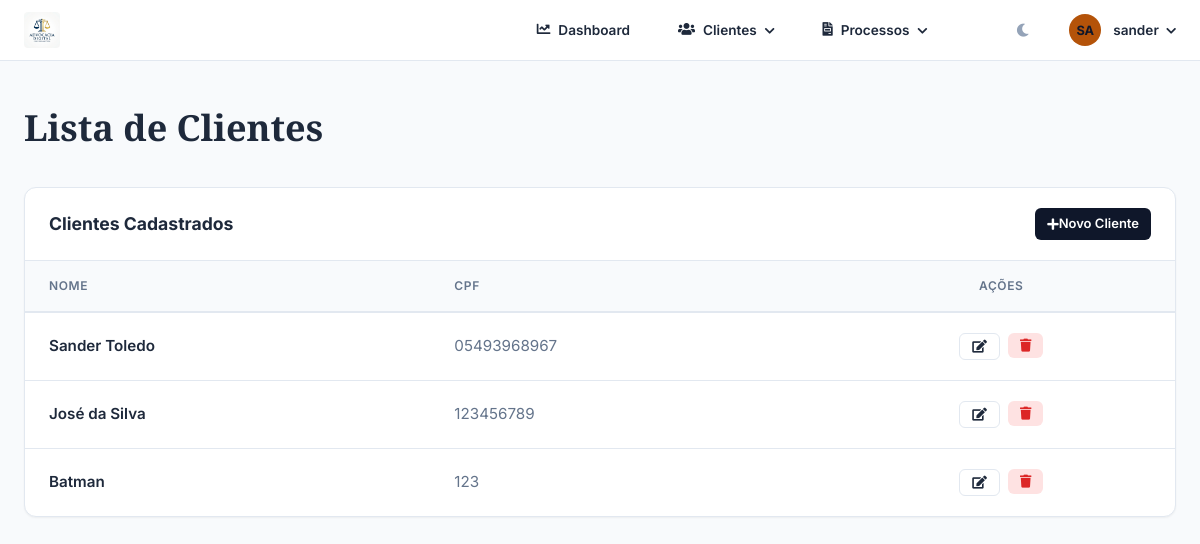
/listacliente/ (signed in), run on the app's committed database.
### clientes/models.py (models this page shows, shortened)
class Cliente(models.Model):
    ESTADO_CIVIL = (
        ("S", "Solteiro"),
        ("C", "Casado"),
        ("D", "Divorciado"),
        ("U", "União Estavel"),
        ("V", "Viuvo(a)"),
    )
    UF = (
        ("AC", "Acre"), ("AL", "Alagoas"),
        ("AP", "Amapá"), ("AM", "Amazonas"),
        ("BA", "Bahia"), ("CE", "Ceará"),
        ("DF", "Distrito Federal"), ("ES", "Espírito Santo"),
        ("GO", "Goiás"), ("MA", "Maranhão"),
        ("MT", "Mato Grosso"), ("MS", "Mato Grosso do Sul"),
        ("MG", "Minas Gerais"), ("PA", "Pará"),
        ("PB", "Paraíba"), ("PR", "Paraná"),
        ("PE", "Pernanbuco"), ("PI", "Piauí"),
        ("RJ", "Rio de Janeiro"), ("RN", "Rio Grande do Norte"),
        ("RS", "Rio Grande do Sul"), ("RO", "Rondônia"),
        ("RR", "Roraima"), ("SC", "Santa Catarina"),
        ("SP", "São Paulo"), ("SE", "Sergipe"), ("TO", "Tocantins"),
    )
    usuario = models.OneToOneField("auth.User", on_delete=models.SET_NULL, null=True, blank=True, related_name='cliente_perfil')
    nome_cliente = models.CharField(max_length=100)
    cpf = models.CharField(max_length=14)
    rg = models.CharField(max_length=8)
    estado_civil = models.CharField(max_length=1, choices=ESTADO_CIVIL)
    data_nascimento = models.DateField()
    endereco = models.CharField(max_length=100)
    nro_endereco = models.IntegerField(null=True, blank=True)
    bairro = models.CharField(max_length=45)
    cidade = models.CharField(max_length=15)
    estado = models.CharField(max_length=2, choices=UF)
    cep = models.CharField(max_length=8)
    email = models.EmailField(max_length=254)
    telefone = models.CharField(max_length=11)

### clientes/views.py (the view)
# urls.py: path("listacliente/", views.listagemCliente, name="listacliente"),
@login_required
def listagemCliente(request):
    clientes = []
    form = BuscaClienteForm()
    if request.method == "POST":
        resultado = BuscaClienteForm(request.POST)
        if resultado.is_valid():
            nome = resultado.cleaned_data["nome_cliente"]
            cpf = resultado.cleaned_data["cpf"]
            clientes = Cliente.objects.filter(nome_cliente=nome)
    else:
        clientes = Cliente.objects.all()
    contexto = {"clientes": clientes, "form": form}
    return render(request, "clientes/listaClientes.html", contexto)

### clientes/templates/clientes/listaClientes.html (shortened to what this page needs)
{% extends "clientes/base.html" %}
{% block titulo %}Lista de Clientes{% endblock %}
{% block conteudo %}
<div class="adv-card">
    <div class="card-header">
        <h5>Clientes Cadastrados</h5>
        <a href="{% url 'clientes:cliente' %}" class="adv-btn btn-primary btn-sm">
            <i class="fas fa-plus mr-1"></i> Novo Cliente
        </a>
    </div>
    <div class="adv-table-wrapper">
        <table class="adv-table">
            <thead>
                <tr>
                    <th>Nome</th>
                    <th>CPF</th>
                    <th class="text-center">Ações</th>
                </tr>
            </thead>
            <tbody>
                {% for cliente in clientes %}
                <tr>
                    <td style="font-weight: 600;">{{ cliente.nome_cliente }}</td>
                    <td style="color: var(--text-muted);">{{ cliente.cpf }}</td>
                    <td class="text-center" style="display: flex; gap: 0.5rem; justify-content: center;">
                        <a href="{% url 'clientes:atualizar_cliente' cliente.id %}" class="adv-btn btn-outline btn-sm" title="Editar">
                            <i class="fas fa-edit"></i>
                        </a>
                        <form action="{% url 'clientes:excluir_cliente' cliente.id %}" method="post" onsubmit="return confirm('Tem certeza?');">
                            <button type="submit" class="adv-btn btn-danger btn-sm" title="Excluir">
                                <i class="fas fa-trash"></i>
                            </button>
                        </form>
                    </td>
                </tr>
                {% empty %}
                <tr>
                    <td colspan="3" class="text-center py-5 text-muted">Nenhum cliente cadastrado.</td>
                </tr>
                {% endfor %}
            </tbody>
        </table>
    </div>
</div>
{% endblock %}

### clientes/templates/clientes/base.html (shortened to what this page needs)
<!DOCTYPE html>
{% load static %}
<html lang="pt_br">
<head>
    <link rel="stylesheet" href="https://use.fontawesome.com/releases/v5.8.2/css/all.css" />
    <link href="{% static 'css/advocacia.css' %}" rel="stylesheet" />
</head>
<body>
    <header class="adv-navbar">
        <div class="adv-container nav-content">
            <a class="nav-brand" href="{% url 'clientes:index'%}">
                <img src="{% static 'img/logo_light.png' %}" alt="logo" class="nav-logo logo-light">
            </a>
            <nav class="nav-links">
                {% if user.perfil.role != 'CLIENTE' %}
                <a class="nav-link" href="{% url 'clientes:index' %}">
                    <i class="fas fa-chart-line"></i> Dashboard
                </a>
                <div class="nav-dropdown">
                    <span class="nav-link">
                        <i class="fas fa-users"></i> Clientes <i class="fas fa-chevron-down ml-1" style="font-size: 0.7rem"></i>
                    </span>
                </div>
                <div class="nav-dropdown">
                    <span class="nav-link">
                        <i class="fas fa-file-invoice"></i> Processos <i class="fas fa-chevron-down ml-1" style="font-size: 0.7rem"></i>
                    </span>
                </div>
                {% else %}
                <a class="nav-link" href="{% url 'processos:listaprocessos' %}">
                    <i class="fas fa-folder-open"></i> Meus Processos
                </a>
                {% endif %}
                <div class="nav-user nav-dropdown">
                    <button id="theme-toggle" class="adv-btn btn-outline btn-sm" style="margin-right: 1rem; border: none; color: var(--accent);">
                        <i class="fas fa-moon"></i>
                    </button>
                    <div class="user-avatar">{{ user.username|slice:":2"|upper }}</div>
                    <span style="font-size: 0.85rem; font-weight: 600; color: var(--text-navbar);">{{ user.username }} <i class="fas fa-chevron-down" style="font-size: 0.7rem; margin-left: 0.25rem;"></i></span>
                </div>
            </nav>
        </div>
    </header>
    <main class="adv-container">
        <header class="page-header">
            <h1 class="page-title">{% block titulo %}Dashboard{% endblock titulo %}</h1>
        </header>
        <section class="main-content">
            {% block conteudo %} {% endblock conteudo %}
        </section>
    </main>
</body>
</html>

### sistema_advocacia/static/css/advocacia.css (style rules this page uses)
:root { --primary: #0f172a; --primary-light: #1e293b; --accent: #94a3b8; --gold: #b45309; --gold-light: #fef3c7; --success: #059669; --success-light: #d1fae5; --warning: #d97706; --warning-light: #fef3c7; --danger: #dc2626; --danger-light: #fee2e2; --text-main: #1e293b; --text-muted: #64748b; --bg-app: #f8fafc; --bg-card: #ffffff; --border-color: #e2e8f0; --radius-sm: 6px; --radius-md: 12px; --radius-lg: 16px; --shadow-sm: 0 1px 2px 0 rgb(0 0 0 / 0.05); --shadow-md: 0 4px 6px -1px rgb(0 0 0 / 0.1), 0 2px 4px -2px rgb(0 0 0 / 0.1); --shadow-lg: 0 10px 15px -3px rgb(0 0 0 / 0.1), 0 4px 6px -4px rgb(0 0 0 / 0.1); --bg-navbar: rgba(255, 255, 255, 0.95); --text-navbar: #1e293b; --bg-nav-hover: rgba(15, 23, 42, 0.05); --text-nav-active: #0f172a; --font-sans: 'Inter', system-ui, -apple-system, sans-serif; --font-serif: 'Playfair Display', serif; }
* { margin: 0; padding: 0; box-sizing: border-box; }
body { background-color: var(--bg-app); color: var(--text-main); font-family: var(--font-sans); line-height: 1.5; -webkit-font-smoothing: antialiased; }
a { text-decoration: none; color: inherit; transition: all 0.2s ease; }
.adv-container { max-width: 1200px; margin: 0 auto; padding: 0 1.5rem; }
.adv-navbar { background-color: var(--bg-navbar); backdrop-filter: blur(10px); border-bottom: 1px solid var(--border-color); position: sticky; top: 0; z-index: 1000; padding: 0.75rem 0; color: var(--text-navbar); }
.nav-content { display: flex; justify-content: space-between; align-items: center; }
.nav-brand { display: flex; align-items: center; font-family: var(--font-serif); font-size: 1.4rem; font-weight: 700; letter-spacing: -0.02em; color: white; }
.nav-brand img { height: 36px; margin-right: 0.75rem; border-radius: 4px; transition: transform 0.3s ease; }
.nav-links { display: flex; gap: 1.5rem; align-items: center; }
.nav-link { font-size: 0.85rem; font-weight: 600; color: var(--text-navbar); padding: 0.5rem 0.75rem; border-radius: var(--radius-sm); display: flex; align-items: center; gap: 0.5rem; position: relative; transition: all 0.2s ease; cursor: pointer; text-decoration: none; }
.nav-dropdown { position: relative; padding-bottom: 0.5rem; margin-bottom: -0.5rem; }
.nav-user { margin-left: 1rem; padding-left: 1.5rem; border-left: 1px solid rgba(255, 255, 255, 0.1); display: flex; align-items: center; gap: 0.75rem; }
.user-avatar { width: 32px; height: 32px; background: var(--gold); color: #0f172a; border-radius: 50%; display: flex; align-items: center; justify-content: center; font-weight: 700; font-size: 0.8rem; }
.adv-card { background: var(--bg-card); border-radius: var(--radius-md); box-shadow: var(--shadow-sm); border: 1px solid var(--border-color); overflow: hidden; }
.card-header { padding: 1.25rem 1.5rem; border-bottom: 1px solid var(--border-color); display: flex; justify-content: space-between; align-items: center; }
.card-header h3, .card-header h5 { font-weight: 700; color: var(--text-main); font-size: 1.1rem; }
.adv-table-wrapper { overflow-x: auto; }
.adv-table { width: 100%; border-collapse: collapse; text-align: left; }
.adv-table th { background: var(--bg-app); padding: 1rem 1.5rem; font-size: 0.75rem; font-weight: 600; text-transform: uppercase; letter-spacing: 0.05em; color: var(--text-muted); border-bottom: 2px solid var(--border-color); }
.adv-table td { padding: 1.25rem 1.5rem; border-bottom: 1px solid var(--border-color); font-size: 0.95rem; }
.adv-table tr:last-child td { border-bottom: none; }
.adv-btn { display: inline-flex; align-items: center; justify-content: center; padding: 0.625rem 1.25rem; border-radius: var(--radius-sm); font-weight: 600; font-size: 0.875rem; cursor: pointer; border: none; transition: all 0.2s; }
.btn-primary { background: var(--primary); color: white; }
.btn-outline { border: 1.5px solid var(--border-color); background: transparent; color: var(--text-main); }
.btn-danger { background: var(--danger-light); color: var(--danger); }
.btn-sm { padding: 0.375rem 0.75rem; font-size: 0.8125rem; }
.text-center { text-align: center; }
.page-header { margin: 2.5rem 0 2rem; }
.page-title { font-family: var(--font-serif); font-size: 2.25rem; color: var(--text-main); }

### data on the page
Cliente: nome_cliente "Sander Toledo", cpf "05493968967"
Cliente: nome_cliente "José da Silva", cpf "123456789"
Cliente: nome_cliente "Batman", cpf "123"

### other printed values
{{ user.username|slice:":2"|upper }} "SA"
{{ user.username }} "sander"
